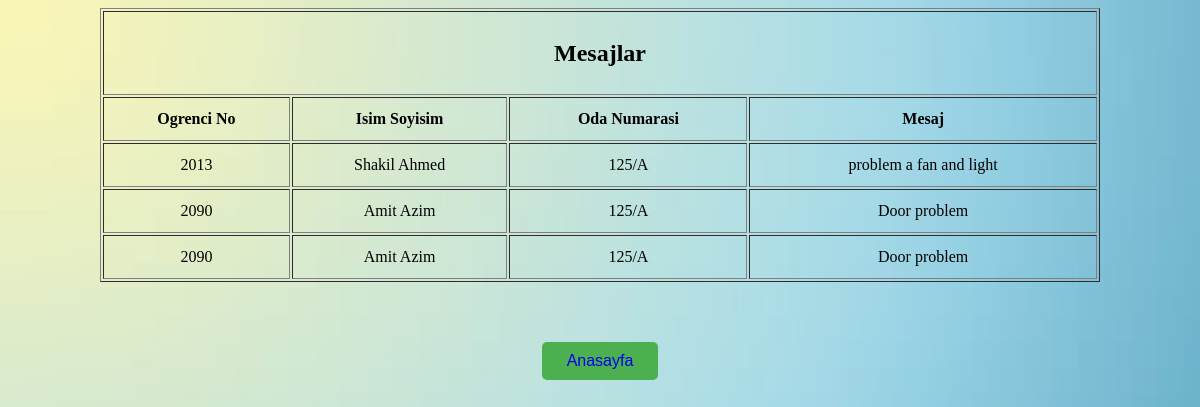
Screenshot of /message/disp.php with the database file from the repository.
### tables this page shows
CREATE TABLE `message_table` (
  `Stu_ID` int(20) DEFAULT NULL,
  `Name` varchar(20) NOT NULL,
  `Room_Num` varchar(20) DEFAULT NULL,
  `Messages` varchar(100) NOT NULL
);

### message/disp.php (the view, shortened to what this page needs)
 <!DOCTYPE html>
<html>
	<head>
	</head>
	<body bgcolor="lightgreen">
	<table align="center" border="1px" style="width:1000px; line-height:40px;">
	<tr>
		<th colspan="4"><h2>Mesajlar</h2></th>
		</tr>
			  <th> Ogrenci No </th>
			  <th>Isim Soyisim</th>
        <th>Oda Numarasi</th>
			  <th>Mesaj </th>
		<?php
    include 'connection.php';
    $sql = "select * from message_table ";
    $query = mysqli_query($conn, $sql);
     while($row1=mysqli_fetch_array($query))
		{
		?>
		<tr> <td class="tdr"><?php echo $row1['Stu_ID']; ?></td>
		<td class="tdr"><?php echo $row1['Name']; ?></td>
		<td class="tdr"><?php echo $row1['Room_Num']; ?></td>
    <td class="tdr"><?php echo $row1['Messages']; ?></td>
		</tr>
	<?php
               }
          ?>
	</table>
<center>
 <button class="button" > <a href="../dashboard/home.php" style="text-decoration: none;">Anasayfa</a> </button>
              </center>
</body>
	</html>

### message/disp.php (style rules this page uses)
body { background-image: url(../images/g1.jpg); background-size: cover; background-repeat: no-repeat; }
.tdr { text-align:center; }
.button { background-color: #4CAF50; border: none; color: white; padding: 10px 25px; text-align: center; margin-top: 60px; border-radius: 5px; text-decoration: none; display: inline-block; font-size: 16px; }

### rows the page displays
message_table: Stu_ID "2013", Name "Shakil Ahmed", Room_Num "125/A", Messages "problem a fan and light"
message_table: Stu_ID "2090", Name "Amit Azim", Room_Num "125/A", Messages "Door problem"
message_table: Stu_ID "2090", Name "Amit Azim", Room_Num "125/A", Messages "Door problem"
